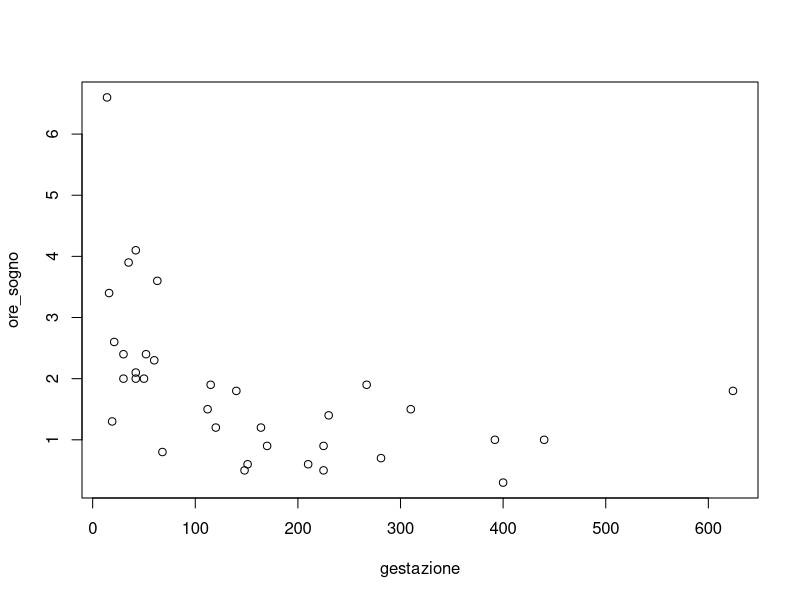
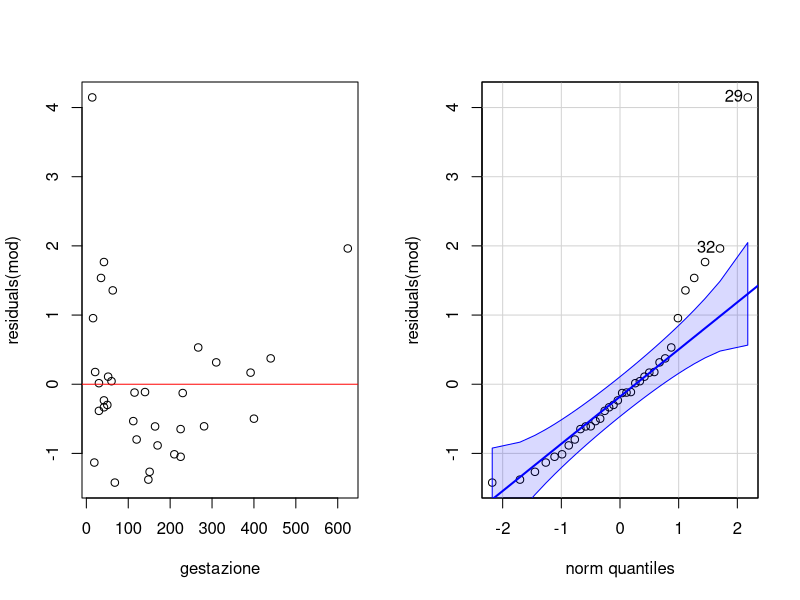
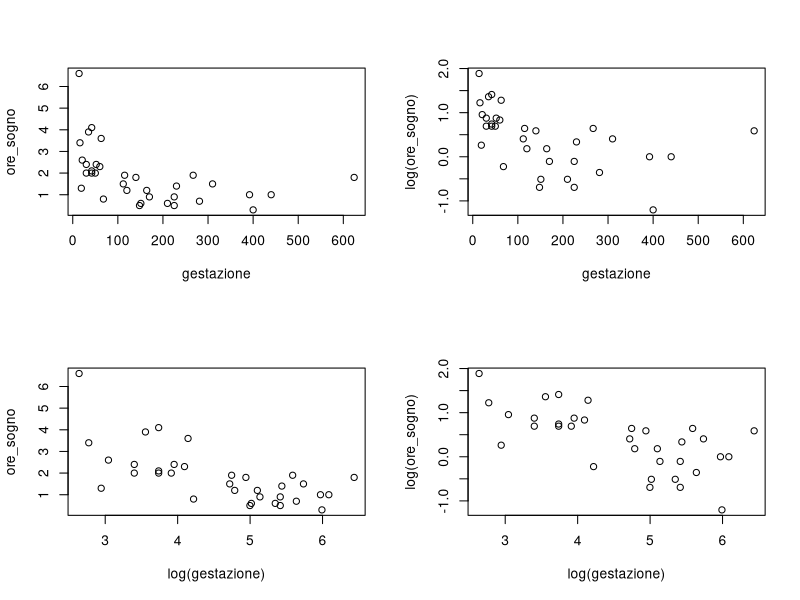
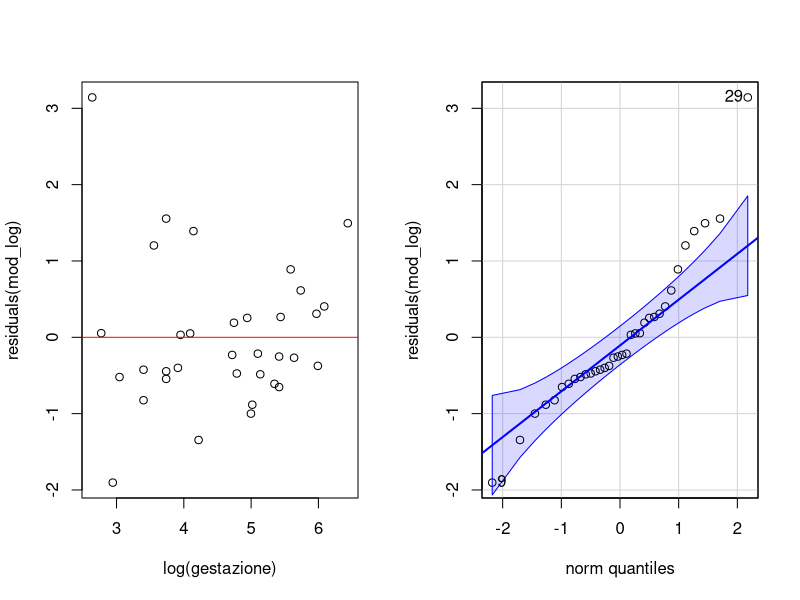
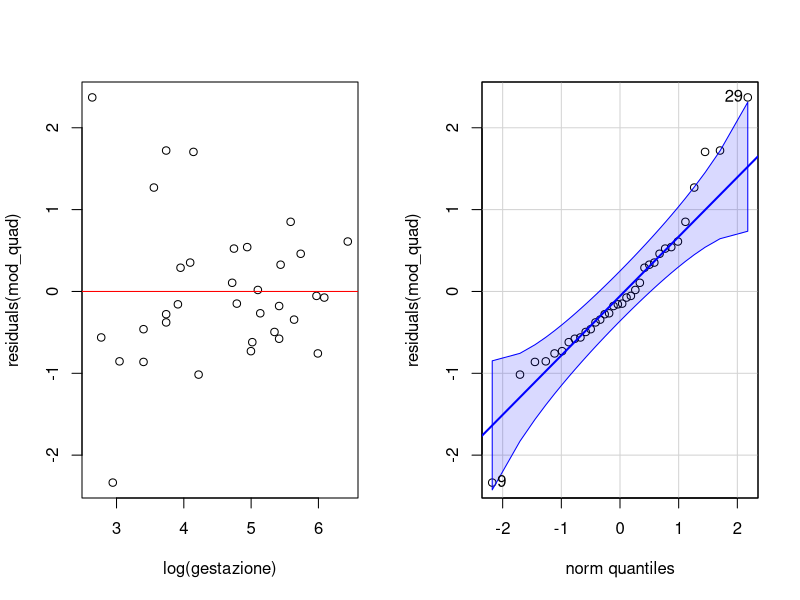
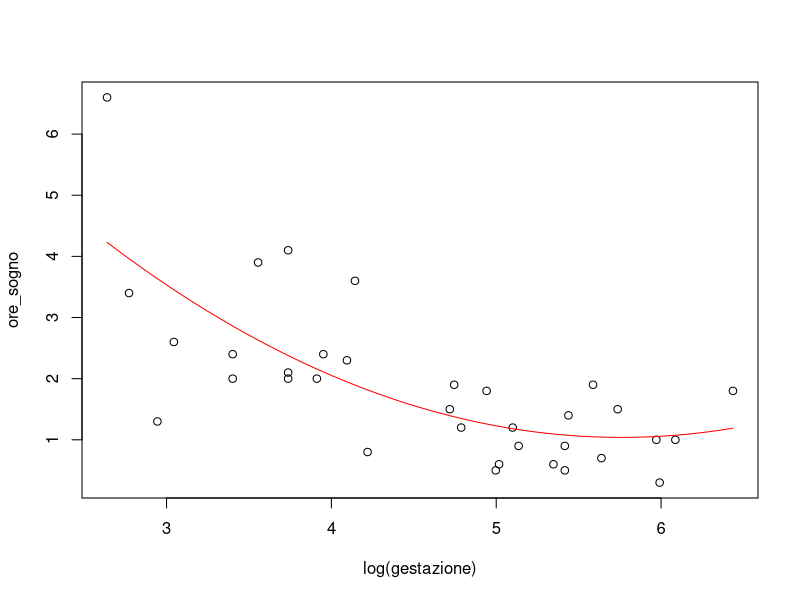

Recreate these plots in R, in order.
## ---- chunk 1
setwd("~/MEGAsync/Universita/II Anno/Analisi dei Dati/Esami/PrimoAppello")
library(car)
mammiferi <- read.csv("mammiferi.csv")
head(mammiferi)
## ---- chunk 2
plot(ore_sogno ~ gestazione, data = mammiferi)
## ---- chunk 3
mod <- lm(ore_sogno ~ gestazione, data = mammiferi)
summary(mod)
## ---- chunk 4
par(mfrow = c(1, 2))
plot(residuals(mod) ~ gestazione, data = mammiferi)
abline(h = 0, col = "red")
qqPlot(residuals(mod))
## ---- chunk 5
par(mfrow = c(2, 2))
plot(ore_sogno ~ gestazione, data = mammiferi)
plot(log(ore_sogno) ~ gestazione, data = mammiferi)
plot(ore_sogno ~ log(gestazione), data = mammiferi)
plot(log(ore_sogno) ~ log(gestazione), data = mammiferi)
par(mfrow = c(1, 1))
## ---- chunk 6
mod_log <- lm(ore_sogno ~ log(gestazione), data = mammiferi)
summary(mod_log)
## ---- chunk 7
par(mfrow = c(1, 2))
plot(residuals(mod_log) ~ log(gestazione), data = mammiferi)
abline(h = 0, col = "red")
qqPlot(residuals(mod_log))
## ---- chunk 8
mod_quad <- lm(ore_sogno ~ log(gestazione) + I(log(gestazione)^2), data = mammiferi)
summary(mod_quad)
## ---- chunk 9
par(mfrow = c(1, 2))
plot(residuals(mod_quad) ~ log(gestazione), data = mammiferi)
abline(h = 0, col = "red")
qqPlot(residuals(mod_quad))
## ---- chunk 10
mod_cub <- lm(ore_sogno ~ log(gestazione) + I(log(gestazione)^2) + I(log(gestazione)^3), data = mammiferi)
summary(mod_cub)
## ---- chunk 11
par(mfrow = c(1, 1))
plot(ore_sogno ~ log(gestazione), data = mammiferi)
curve(coef(mod_quad)[1] + coef(mod_quad)[2] * x + coef(mod_quad)[3] * x ^ 2, add = TRUE, col = "red")
## ---- chunk 12
pred <- predict(mod_quad, newdata = data.frame(gestazione = 9 * 30), interval = "prediction", level = 0.93)
exp(pred)
## ---- chunk 13
pred <- predict(mod_quad, newdata = data.frame(gestazione = 3 * 30), interval = "prediction", level = 0.93)
exp(pred)
